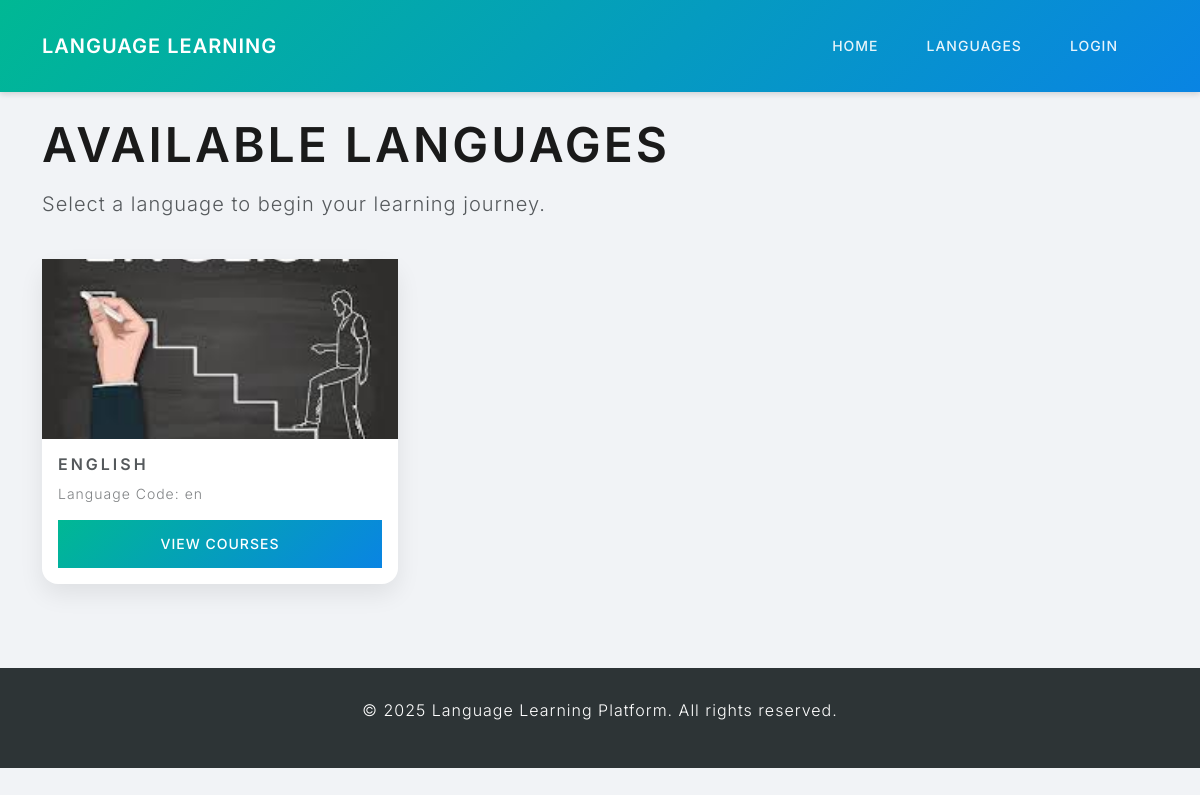
Page /languages/ on the committed database.
### courses/models.py (models this page shows, shortened)
class Language(models.Model):
    name = models.CharField(max_length=50)
    code = models.CharField(max_length=10)
    flag_image = models.ImageField(upload_to='language_flags/', blank=True, null=True)

### courses/views.py (the view)
# urls.py: path('languages/', views.language_list, name='language_list'),
def language_list(request):
    languages = Language.objects.all()
    return render(request, 'courses/language_list.html', {'languages': languages})

### courses/templates/courses/language_list.html (shortened to what this page needs)
{% extends 'base.html' %}
{% block content %}
<div class="row mb-4">
    <div class="col-12">
        <h1 class="display-5 fw-bold mb-3">Available Languages</h1>
        <p class="lead">Select a language to begin your learning journey.</p>
    </div>
</div>
<div class="row">
    {% for language in languages %}
    <div class="col-md-4 mb-4">
        <div class="card h-100">
            {% if language.flag_image %}
            <img src="{{ language.flag_image.url }}" class="card-img-top" style="height: 180px; object-fit: cover;" alt="{{ language.name }}">
            {% else %}
            <img src="https://source.unsplash.com/random/300x180/?{{ language.name }}" class="card-img-top" style="height: 180px; object-fit: cover;" alt="{{ language.name }}">
            {% endif %}
            <div class="card-body">
                <h5 class="card-title">{{ language.name }}</h5>
                <p class="card-text small text-muted">Language Code: {{ language.code }}</p>
                <a href="{% url 'courses:course_list' language.id %}" class="btn btn-primary w-100">View Courses</a>
            </div>
        </div>
    </div>
    {% endfor %}
</div>
{% endblock %}

### courses/templates/base.html (style rules this page uses)
body { background-color: #f1f3f6; font-family: 'Inter', sans-serif; }
.card { border: none; border-radius: 16px; box-shadow: 0 10px 25px rgba(0, 0, 0, 0.08); transition: transform 0.3s ease; }
.btn-primary { background: linear-gradient(135deg, #00b894 0%, #0984e3 100%); border: none; font-weight: 500; }

### rows in the picture
Language: flag_image (picture), name "ENGLISH", code "en"
